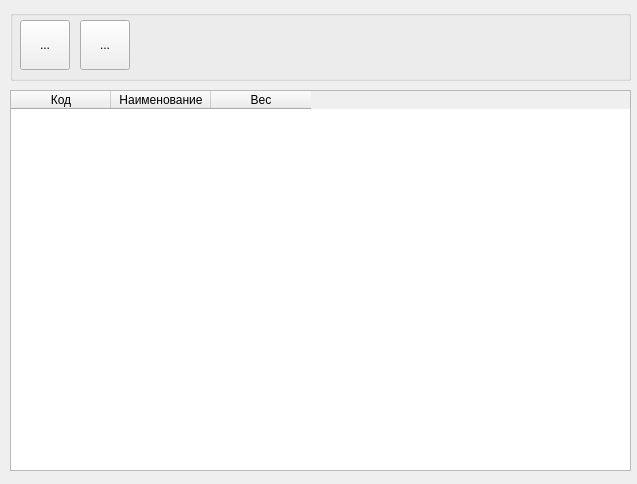
<?xml version="1.0" encoding="UTF-8"?>
<ui version="4.0">
 <class>ProductsReference</class>
 <widget class="QWidget" name="ProductsReference">
  <property name="geometry">
   <rect>
    <x>0</x>
    <y>0</y>
    <width>637</width>
    <height>484</height>
   </rect>
  </property>
  <property name="windowTitle">
   <string>Справочник производимой продукции</string>
  </property>
  <widget class="QTableWidget" name="productTable">
   <property name="geometry">
    <rect>
     <x>10</x>
     <y>90</y>
     <width>621</width>
     <height>381</height>
    </rect>
   </property>
   <property name="columnCount">
    <number>3</number>
   </property>
   <column>
    <property name="text">
     <string>Код</string>
    </property>
   </column>
   <column>
    <property name="text">
     <string>Наименование</string>
    </property>
   </column>
   <column>
    <property name="text">
     <string>Вес</string>
    </property>
   </column>
  </widget>
  <widget class="QGroupBox" name="groupBox">
   <property name="geometry">
    <rect>
     <x>10</x>
     <y>10</y>
     <width>621</width>
     <height>71</height>
    </rect>
   </property>
   <property name="title">
    <string/>
   </property>
   <widget class="QToolButton" name="addNewProduct">
    <property name="geometry">
     <rect>
      <x>10</x>
      <y>10</y>
      <width>50</width>
      <height>50</height>
     </rect>
    </property>
    <property name="text">
     <string>...</string>
    </property>
    <property name="icon">
     <iconset>
      <normaloff>venv/icons/new-product.png</normaloff>venv/icons/new-product.png</iconset>
    </property>
    <property name="iconSize">
     <size>
      <width>40</width>
      <height>40</height>
     </size>
    </property>
   </widget>
   <widget class="QToolButton" name="editProduct">
    <property name="geometry">
     <rect>
      <x>70</x>
      <y>10</y>
      <width>50</width>
      <height>50</height>
     </rect>
    </property>
    <property name="text">
     <string>...</string>
    </property>
    <property name="icon">
     <iconset>
      <normaloff>venv/icons/edit-product.png</normaloff>venv/icons/edit-product.png</iconset>
    </property>
    <property name="iconSize">
     <size>
      <width>40</width>
      <height>40</height>
     </size>
    </property>
   </widget>
  </widget>
 </widget>
 <resources/>
 <connections/>
</ui>
